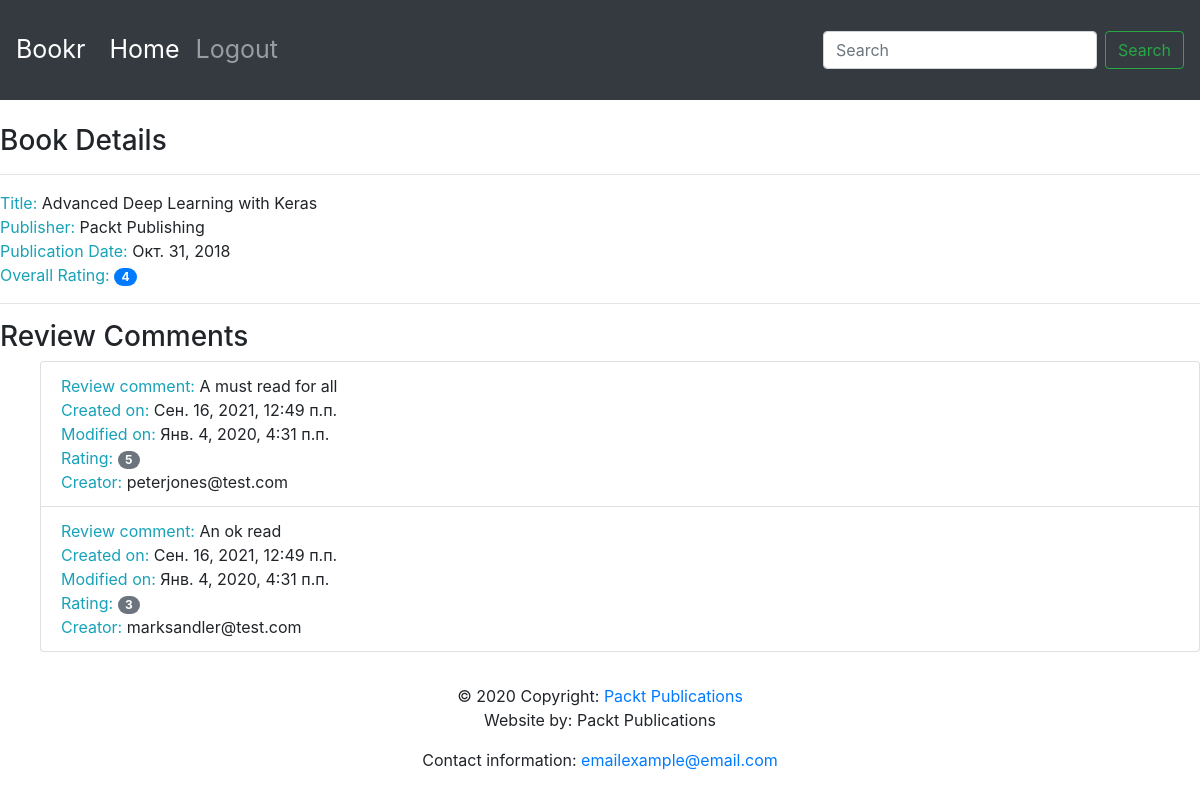
Page /books/1/ on the committed database.
### reviews/models.py (models this page shows, shortened)
class Book(models.Model):
    title = models.CharField(max_length=70, help_text='The title of the book.')
    publication_date = models.DateField(verbose_name='Date the book was published.')
    isbn = models.CharField(max_length=20, verbose_name='ISBN number')
    publisher = models.ForeignKey(Publisher, on_delete=models.CASCADE)
    contributors = models.ManyToManyField('Contributor', through='BookContributor')

class Publisher(models.Model):
    name = models.CharField(max_length=50, help_text='The name of the Publisher.')
    website = models.URLField(help_text="The Publisher's website.")
    email = models.EmailField(help_text="The Publisher's email address.")
    def __str__(self):
        return self.name

class Review(models.Model):
    content = models.TextField(help_text='The Review text.')
    rating = models.IntegerField(help_text='The rating the reviewer has given.')
    date_created = models.DateTimeField(auto_now_add=True, help_text='The date and time the review was created.')
    date_edited = models.DateTimeField(null=True, help_text='The date and time the review was last edited.')
    creator = models.ForeignKey(auth.get_user_model(), on_delete=models.CASCADE)
    book = models.ForeignKey(Book, on_delete=models.CASCADE, help_text='The Book that this review is for.')

### reviews/views.py (the view)
# urls.py: path('books/<int:pk>/', views.book_detail, name='book_detail'),
def book_detail(request, pk):
    book = get_object_or_404(Book, pk=pk)
    reviews = book.review_set.all()
    if reviews:
        book_rating = average_rating([review.rating for review in reviews])
        context = {
            "book": book,
            "book_rating": book_rating,
            "reviews": reviews
        }
    else:
        context = {
            "book": book,
            "book_rating": None,
            "reviews": None
        }
    return render(request, "reviews/book_detail.html", context)

### reviews/utils.py (called while the page is built)
def average_rating(rating_list):
    if not rating_list:
        return 0
    return round(sum(rating_list)/len(rating_list))

### reviews/templates/reviews/book_detail.html
{% extends 'reviews/base.html' %}
{% block content %}
      <br>
      <h3>Book Details</h3>
      <hr>
      <span class="text-info">Title: </span> <span>{{ book.title }}</span>
      <br>
      <span class="text-info">Publisher: </span><span>{{ book.publisher }}</span>
      <br>
      <span class="text-info">Publication Date: </span><span>{{ book.publication_date }}</span>
      <br>
      {% if not reviews %}
            <hr>
            <h3>Be the first one to write a review.</h3>
      {% else %}
            <span class="text-info">Overall Rating: </span><span class="badge badge-primary badge-pill">{{ book_rating }}</span>
            <br>
            <hr>
            <h3>Review Comments</h3>
            <ul>
            {% for review in reviews %}
                  <li class="list-group-item">
                        <span class="text-info">Review comment: </span> <span>{{ review.content }}</span>
                        <br>
                        <span class="text-info">Created on: </span><span>{{ review.date_created }}</span>
                        <br>
                        <span class="text-info">Modified on: </span><span>{{ review.date_edited }}</span>
                        <br>
                        <span class="text-info">Rating: </span><span class="badge badge-secondary badge-pill">{{ review.rating }}</span>
                        <br>
                        <span class="text-info">Creator: </span><span>{{ review.creator.username }}</span>
                        <br>
                  </li>
            {% endfor %}
            </ul>
      {% endif %}
{% endblock %}

### reviews/templates/reviews/base.html (shortened to what this page needs)
<!doctype html>
{% load static %}
<html lang="en">
  <head>
    <link rel="stylesheet" href="https://stackpath.bootstrapcdn.com/bootstrap/4.4.1/css/bootstrap.min.css">
    <link rel="stylesheet" href="https://cdnjs.cloudflare.com/ajax/libs/font-awesome/4.7.0/css/font-awesome.min.css">
  </head>
  <body>
        <nav class="navbar navbar-expand-sm navbar-dark bg-dark sticky-top">
          <a class="navbar-brand" href="/">Bookr</a>
          <div class="collapse navbar-collapse" id="navbarSupportedContent">
            <ul class="navbar-nav mr-auto">
              <li class="nav-item active">
                <a class="nav-link" href="/books/">Home <span class="sr-only">(current)</span></a>
              </li>
              <li class="nav-item">
                <a class="nav-link" href="#">Logout</a>
              </li>
            </ul>
            <form class="form-inline my-2 my-lg-0">
              <input class="form-control mr-sm-2" type="search" placeholder="Search" aria-label="Search">
              <button class="btn btn-outline-success my-2 my-sm-0" type="submit">Search</button>
            </form>
          </div>
        </nav>
        {% block content %}{% endblock %}
  <footer class="page-footer font-small blue">
    <div class="footer-copyright text-center py-3">© 2020 Copyright:
      <a href="https://www.packtpub.com"> Packt Publications</a>
      <p>Website by: Packt Publications</p>
      <p>Contact information: <a href="mailto:emailexample@email.com">emailexample@email.com</a></p>
    </div>
  </footer>
  </body>
</html>

### reviews/templates/reviews/base.html (style rules this page uses)
.navbar { min-height: 100px; font-size: 25px; }
.navbar-brand { font-size: 25px; }

### rows in the picture
Book: title "Advanced Deep Learning with Keras", publisher "Packt Publishing", publication_date "Окт. 31, 2018"
Review: content "A must read for all", date_created "Сен. 16, 2021, 12:49 п.п.", date_edited "Янв. 4, 2020, 4:31 п.п.", rating "5", creator.username "peterjones@test.com"
Review: content "An ok read", date_created "Сен. 16, 2021, 12:49 п.п.", date_edited "Янв. 4, 2020, 4:31 п.п.", rating "3", creator.username "marksandler@test.com"

### other values in the picture
{{ book_rating }} "4"
